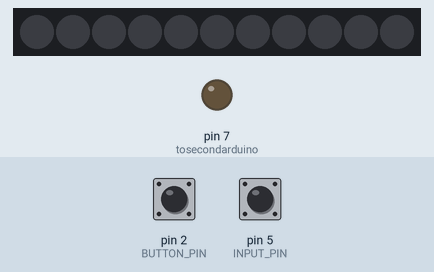
Recording of a sketch running on a simulated Arduino Uno, built with avr-gcc and run on an emulated ATmega328P. Parts: 11 RGB LEDs in strip order, left to right, output pins drawn as LEDs (lit = HIGH). The test bench sets the inputs (shaded band); at power-on: pin 2 (BUTTON_PIN) HIGH, pin 5 (INPUT_PIN) HIGH. Dim RGB values are drawn brighter than linear.

Above: at 1.2 s.
1.3 s: pin 2 (BUTTON_PIN) pulled LOW for 0.15 s
At 2.4 s:
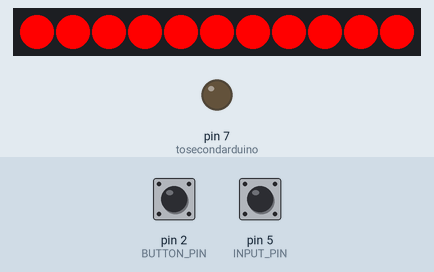
2.9 s: pin 5 (INPUT_PIN) pulled LOW for 0.15 s
At 3.31 s:
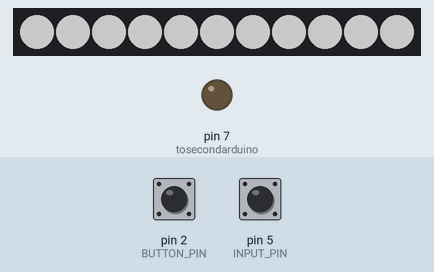
5.0 s: pin 5 (INPUT_PIN) pulled LOW for 1 s
At 5.12 s:
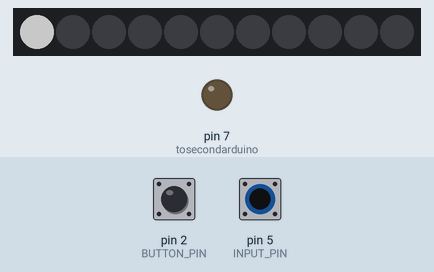
7.5 s: pin 5 (INPUT_PIN) pulled LOW for 3.2 s
At 9.2 s:
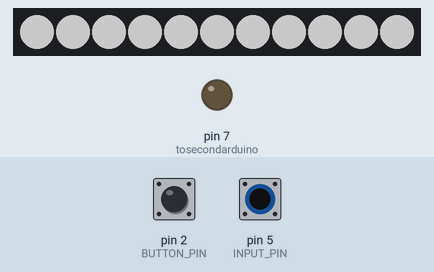
12.5 s: pin 2 (BUTTON_PIN) pulled LOW for 1 s
At 13.3 s:
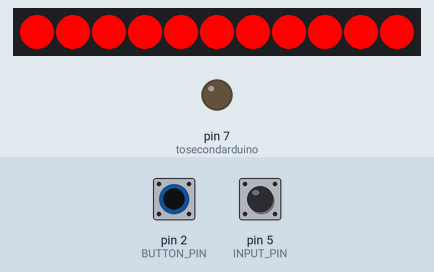
15.0 s: pin 2 (BUTTON_PIN) pulled LOW for 0.15 s
At 16.4 s:
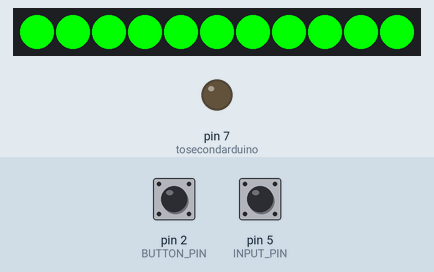

The sketch:

Tron_Disc_Code.ino
```cpp
// This is a demonstration on how to use an input device to trigger changes on your neo pixels.
// You should wire a momentary push button to connect from ground to a digital IO pin.  When you
// press the button it will change to a new pixel animation.  Note that you need to press the
// button once to start the first animation!

#include <Adafruit_NeoPixel.h>

#define BUTTON_PIN   2    // Digital IO pin connected to the button.  This will be
                          // driven with a pull-up resistor so the switch should
                          // pull the pin to ground momentarily.  On a high -> low
                          // transition the button press logic will execute.

#define PIXEL_PIN    4    // Digital IO pin connected to the NeoPixels.

#define PIXEL_PIN2   6

#define INPUT_PIN    5    //Pin to detect base connection

#define PIXEL_COUNT 11    //LED strip light count
#define PIXEL_COUNT2 11    //LED strip light count


const int tosecondarduino = 7;  // Sending signal to base from disc to change base led once connection is established between both

// Parameter 1 = number of pixels in strip,  neopixel stick has 8
// Parameter 2 = pin number (most are valid)
// Parameter 3 = pixel type flags, add together as needed:
//   NEO_RGB     Pixels are wired for RGB bitstream
//   NEO_GRB     Pixels are wired for GRB bitstream, correct for neopixel stick
//   NEO_KHZ400  400 KHz bitstream (e.g. FLORA pixels)
//   NEO_KHZ800  800 KHz bitstream (e.g. High Density LED strip), correct for neopixel stick
Adafruit_NeoPixel strip = Adafruit_NeoPixel(PIXEL_COUNT, PIXEL_PIN, NEO_GRB + NEO_KHZ800);
Adafruit_NeoPixel strip2 = Adafruit_NeoPixel(PIXEL_COUNT2, PIXEL_PIN2, NEO_GRB + NEO_KHZ800);

bool oldState = HIGH;
int showType = 0;
int bridgeconnection=0;


void setup() {
  pinMode(BUTTON_PIN, INPUT_PULLUP);
  pinMode(INPUT_PIN, INPUT_PULLUP);
  pinMode (tosecondarduino, OUTPUT);
  strip.begin();
  strip.show(); // Initialize all pixels to 'off'
}

void loop() {

  digitalWrite (tosecondarduino,LOW);

  // Enters as soon base loses its connection to tray
  if(bridgeconnection==1)
  {
    //Turn off disc lights and rest bridgeconnection variable
    startShow(0);
    bridgeconnection--;
  }

  //Check if the Base is Connected to Tray
  while(digitalRead(INPUT_PIN) != HIGH)
  {
    //Flag to see if connection is broken
    if(bridgeconnection==0)
    {
      bridgeconnection++;
    }
    //Reset Tray and Show charging lights
    showType=0;
    startShow(4);
  }
//  test--;


  // Get current button state.
  bool newState = digitalRead(BUTTON_PIN);

  // Check if state changed from high to low (button press).
  if (newState == LOW && oldState == HIGH) {
    // Short delay to debounce button.
    delay(20);
    // Check if button is still low after debounce.
    newState = digitalRead(BUTTON_PIN);
    if (newState == LOW) {
      showType++;
      if (showType > 3)
        showType=0;
      startShow(showType);


    }
  }

  // Set the last button state to the old state.
  oldState = newState;

}


void startShow(int i) {
  switch(i){
    case 0: colorWipe(strip.Color(0, 0, 0), 50);    // Black/off
            colorWipe(strip2.Color(0, 0, 0), 50);    // Black/off
            break;
    case 1: colorWipe(strip.Color(255, 0, 0), 50);  // Red
            colorWipe(strip2.Color(255, 0, 0), 50);  // Red
            break;
    case 2: colorWipe(strip.Color(0, 255, 0), 50);  // Green
            colorWipe(strip2.Color(0, 255, 0), 50);  // Green
            break;
    case 3: colorWipe(strip.Color(0, 0, 255), 50);  // Blue
            colorWipe(strip2.Color(0, 0, 255), 50);  // Blue
            break;
    case 4: colorWipe(strip.Color(100, 100, 100), 25);  // Blue
            colorWipe(strip2.Color(100, 100, 100), 25);  // Blue
            break;
  }
}

// Fill the dots one after the other with a color
void colorWipe(uint32_t c, uint8_t wait) {
  for(uint16_t i=0; i<strip.numPixels(); i++) {
    strip.setPixelColor(i, c);
    strip.show();
    delay(wait);
  }
}


// Input a value 0 to 255 to get a color value.
// The colours are a transition r - g - b - back to r.
uint32_t Wheel(byte WheelPos) {
  WheelPos = 255 - WheelPos;
  if(WheelPos < 85) {
    return strip.Color(255 - WheelPos * 3, 0, WheelPos * 3);

  }
  if(WheelPos < 170) {
    WheelPos -= 85;
    return strip.Color(0, WheelPos * 3, 255 - WheelPos * 3);

  }
  WheelPos -= 170;
  return strip.Color(WheelPos * 3, 255 - WheelPos * 3, 0);

}
```

Measured:
- after the input at 1.3 s, the LEDs: first change at once (image 1 shows a later state)
- after the input at 2.9 s, the LEDs: first change at once (image 2 shows a later state)
- after the input at 5.0 s, the LEDs: change at once (image 3)
- after the input at 7.5 s, the LEDs: first change at once (image 4 shows a later state)
- after the input at 12.5 s, the LEDs: first change at once (image 5 shows a later state)
- after the input at 15.0 s, the LEDs: first change at once (image 6 shows a later state)
